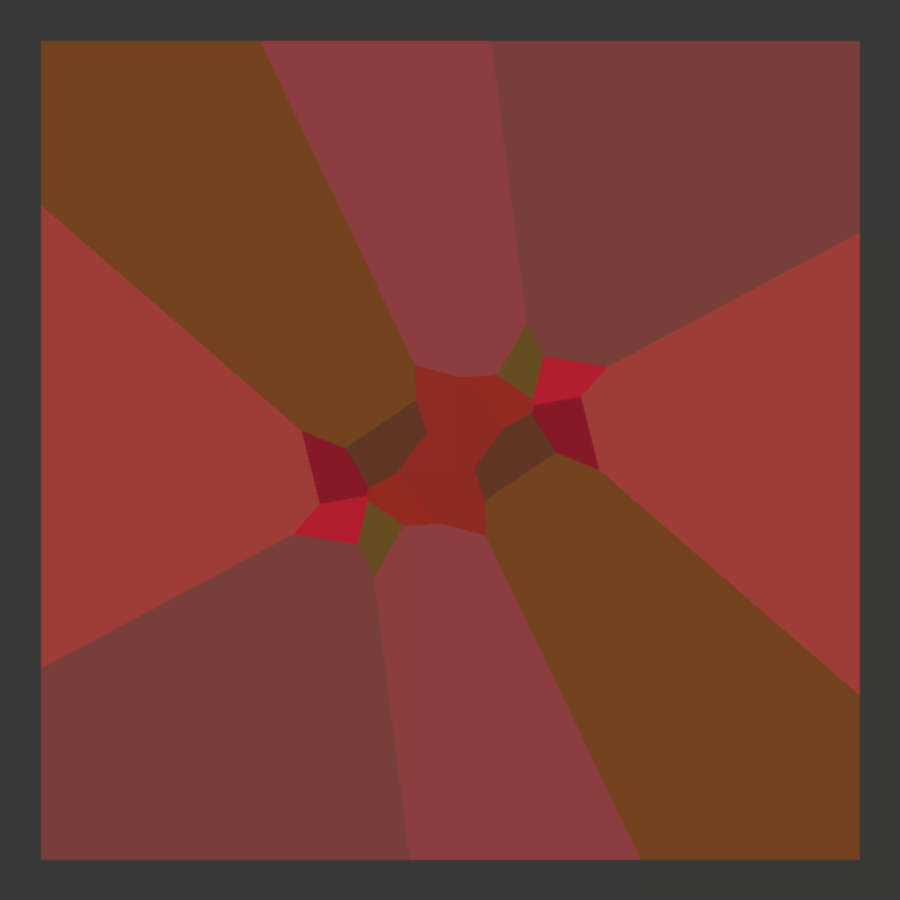
Frame 1 (no input)
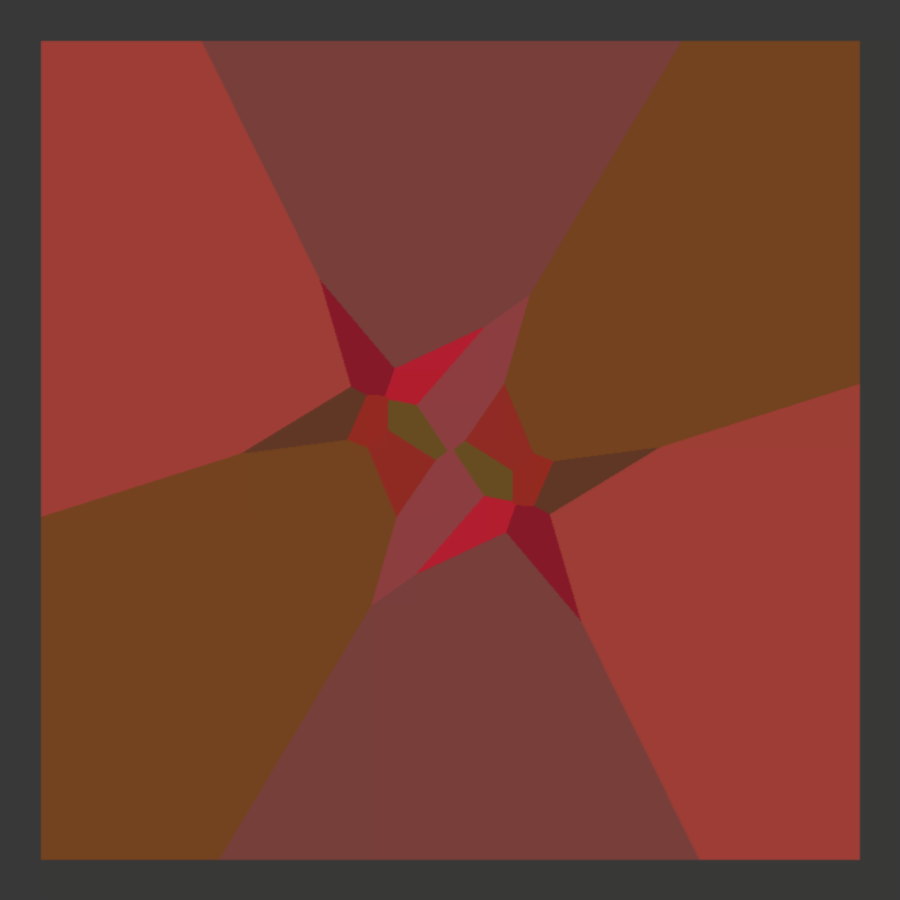
Frame 60 (the mouse pressed at the canvas centre just before this capture)
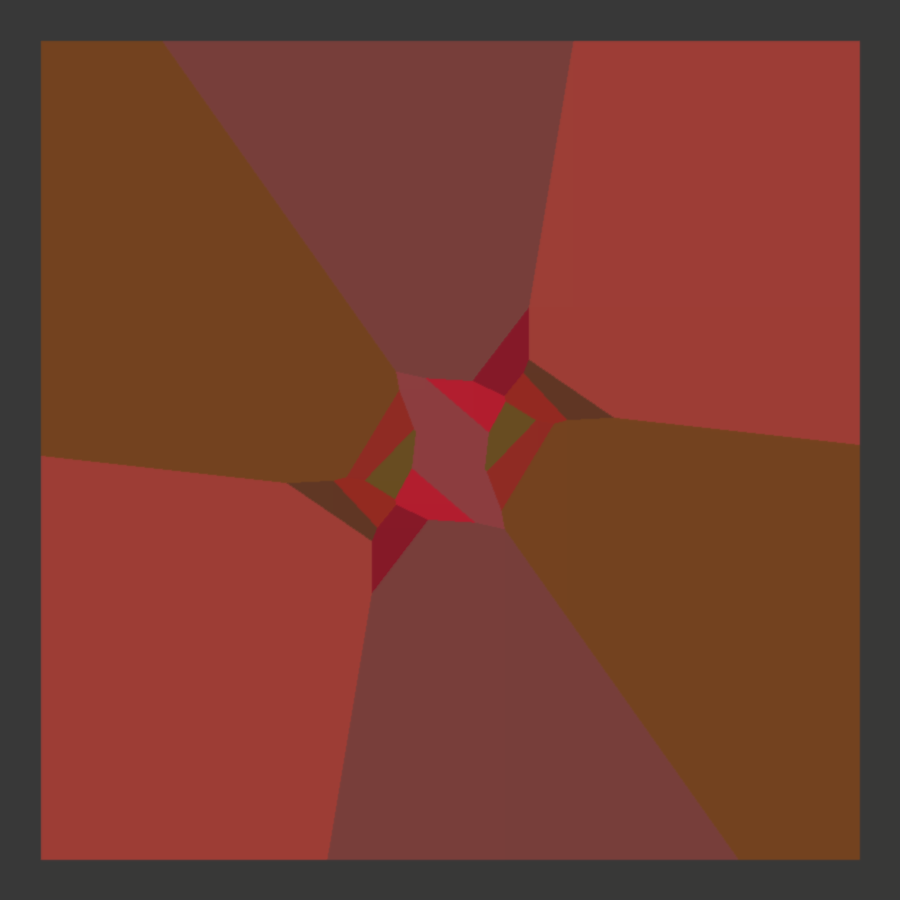
Frame 120 (the mouse held since frame 60 and released just before this capture)

The Processing sketch that drew these frames (run headless with seeded random() and noise(); from frame 60 on, the mouse is pressed at the canvas centre):

// Processing sketch: sketch_26_07_19
// ── sketch_26_07_19.pde
PVector point;

PVector points[] = new PVector[10];
PVector points2[] = new PVector[10];

color[] colors = new color[100];
void setup() {

  size(900, 900);
  point = new PVector(100, 100);
  for (int i = 0; i < points.length; i++) {
    points[i] = new PVector(random(-100, 100), random(-100, 100));
    points2[i] = new PVector(-points[i].x, -points[i].y);
  }
  float seed = random(1000);
  for (int i = 0; i < 100; i++) {
    colors[i] = color(noise(seed) *255, noise(seed*9333) *120, noise(seed*1435) *100);
    seed++;
  }
}

void draw() {

  background(255);
  translate(width/2, height/2);

  color c = color(255);
  //pushMatrix();
  ////rotate(sin(millis()));
  //point.x = 100 * sin(radians(720*noise(millis()*0.001)));
  //point.y = 100 * cos(radians(720*noise(millis()*0.001)));
  //line(0, 0, point.x, point.y);
  //ellipse(point.x,point.y, 10, 10);
  //popMatrix();

  PVector prevPoint = new PVector(0, 0);
  PVector prevPoint2 = new PVector(0, 0);
  float rad =100; 
  for (int i = 0; i < points.length; i++) {

    float time = millis()*0.0003;
    //points[i].x = 100*i * sin(radians(720*noise(millis()*0.001+(1+i*32412))));
    //points[i].y = 100*i * cos(radians(720*noise(millis()*0.001+(1+i*32412))));
    points[i].x = prevPoint.x+rad * sin(radians(noise(time)*720*(i+1)));
    points[i].y = prevPoint.y+rad * cos(radians(noise(time)*720*(i+1)));
    points2[i] = new PVector(-points[i].x, -points[i].y);

    line(prevPoint.x, prevPoint.y, points[i].x, points[i].y);
    line(prevPoint2.x, prevPoint2.y, points2[i].x, points2[i].y);
    ellipse(points[i].x, points[i].y, 10, 10);
    ellipse(points2[i].x, points2[i].y, 10, 10);
    prevPoint = points[i];
    prevPoint2 = points2[i];
    rad*=0.9;
  }
  loadPixels();
  for (int x = -width/2; x < width/2; x++) {
    for (int y = -height/2; y < height/2; y++) {
      int closestPoint = -1;
      float smol = MAX_FLOAT;
      PVector curPoint = new PVector(x, y);  
      for (int i = 0; i < points.length; i++) {

        float curDist = curPoint.dist(points[i]);
        //println(curDist);
        if (curDist < smol) {
          smol = curDist;
          closestPoint = i;
        }
      }
      for (int i = 0; i < points2.length; i++) {

        float curDist = curPoint.dist(points2[i]);

        if (curDist < smol) {
          smol = curDist;
          closestPoint = i;
        }
      }
      //      //println(closestPoint);
      c = colors[closestPoint];
      if (x < -width/2.2 || x > width/2.2 || y < -height/2.2 || y > height/2.2 )
        c = color(56);
      int loc = (x + width/2) +((y + height/2) * width);
      pixels[loc] = c;
      fill(colors[7]);
    }
  }

  updatePixels();
  for(int i = 0; i < 1; i++){
  for (int x = -width/2+1; x < width/2-1; x++) {
    for (int y = -height/2+1; y < height/2-1; y++) {
      int loc = (x + width/2) +((y + height/2) * width);
      int lef = (x-1 + width/2) +((y + height/2) * width);
      int rig = (x+1 + width/2) +((y + height/2) * width);
      int up = (x + width/2) +((y+1 + height/2) * width);
      int dwn = (x + width/2) +((y-1 + height/2) * width);
      //int rig = (x+1 + width/2) +((y + height/2) * width);

      float r = (red(pixels[loc]) + red(pixels[lef]) +red(pixels[up])+ red(pixels[dwn]) +red(pixels[rig]))/5;
      float g = (green(pixels[loc]) + green(pixels[lef]) +green(pixels[rig])+ green(pixels[up]) +green(pixels[dwn]))/5;
      float b = (blue(pixels[loc]) + blue(pixels[lef]) +blue(pixels[rig])+ blue(pixels[up]) +blue(pixels[dwn]))/5;
      pixels[loc] = color(r,g,b);
    }
  }
  updatePixels();
  }
}
